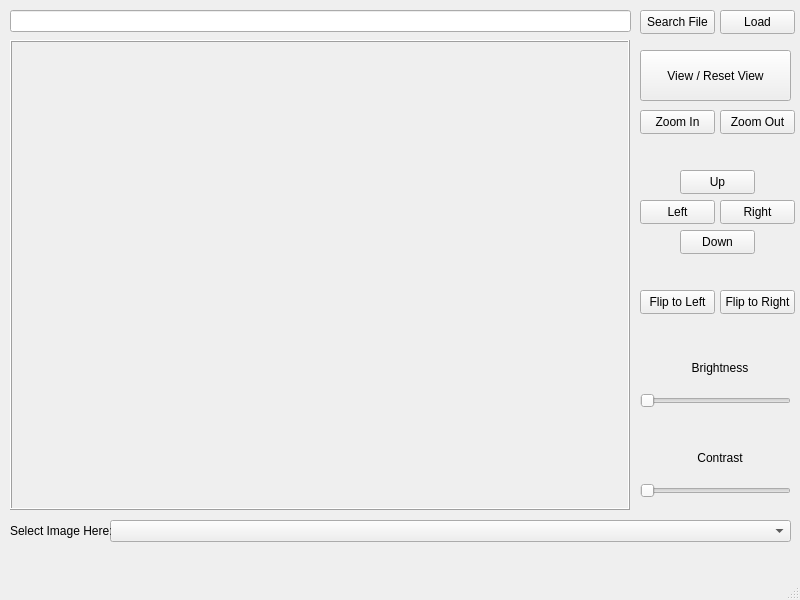
<?xml version="1.0" encoding="UTF-8"?>
<ui version="4.0">
 <class>ImageViewer</class>
 <widget class="QMainWindow" name="ImageViewer">
  <property name="geometry">
   <rect>
    <x>0</x>
    <y>0</y>
    <width>800</width>
    <height>600</height>
   </rect>
  </property>
  <property name="windowTitle">
   <string>ImageViewer</string>
  </property>
  <widget class="QWidget" name="centralwidget">
   <widget class="QLineEdit" name="lineEdit">
    <property name="geometry">
     <rect>
      <x>10</x>
      <y>10</y>
      <width>621</width>
      <height>22</height>
     </rect>
    </property>
   </widget>
   <widget class="QPushButton" name="pushButton">
    <property name="geometry">
     <rect>
      <x>640</x>
      <y>10</y>
      <width>75</width>
      <height>24</height>
     </rect>
    </property>
    <property name="text">
     <string>Search File</string>
    </property>
   </widget>
   <widget class="QPushButton" name="pushButton_2">
    <property name="geometry">
     <rect>
      <x>720</x>
      <y>10</y>
      <width>75</width>
      <height>24</height>
     </rect>
    </property>
    <property name="text">
     <string>Load</string>
    </property>
   </widget>
   <widget class="QComboBox" name="comboBox">
    <property name="geometry">
     <rect>
      <x>110</x>
      <y>520</y>
      <width>681</width>
      <height>22</height>
     </rect>
    </property>
   </widget>
   <widget class="QPushButton" name="pushButton_3">
    <property name="geometry">
     <rect>
      <x>640</x>
      <y>110</y>
      <width>75</width>
      <height>24</height>
     </rect>
    </property>
    <property name="text">
     <string>Zoom In</string>
    </property>
   </widget>
   <widget class="QPushButton" name="pushButton_4">
    <property name="geometry">
     <rect>
      <x>720</x>
      <y>110</y>
      <width>75</width>
      <height>24</height>
     </rect>
    </property>
    <property name="text">
     <string>Zoom Out</string>
    </property>
   </widget>
   <widget class="QPushButton" name="pushButton_5">
    <property name="geometry">
     <rect>
      <x>680</x>
      <y>170</y>
      <width>75</width>
      <height>24</height>
     </rect>
    </property>
    <property name="text">
     <string>Up</string>
    </property>
   </widget>
   <widget class="QPushButton" name="pushButton_6">
    <property name="geometry">
     <rect>
      <x>640</x>
      <y>200</y>
      <width>75</width>
      <height>24</height>
     </rect>
    </property>
    <property name="text">
     <string>Left</string>
    </property>
   </widget>
   <widget class="QPushButton" name="pushButton_7">
    <property name="geometry">
     <rect>
      <x>720</x>
      <y>200</y>
      <width>75</width>
      <height>24</height>
     </rect>
    </property>
    <property name="text">
     <string>Right</string>
    </property>
   </widget>
   <widget class="QPushButton" name="pushButton_8">
    <property name="geometry">
     <rect>
      <x>680</x>
      <y>230</y>
      <width>75</width>
      <height>24</height>
     </rect>
    </property>
    <property name="text">
     <string>Down</string>
    </property>
   </widget>
   <widget class="QPushButton" name="pushButton_9">
    <property name="geometry">
     <rect>
      <x>640</x>
      <y>290</y>
      <width>75</width>
      <height>24</height>
     </rect>
    </property>
    <property name="text">
     <string>Flip to Left</string>
    </property>
   </widget>
   <widget class="QPushButton" name="pushButton_10">
    <property name="geometry">
     <rect>
      <x>720</x>
      <y>290</y>
      <width>75</width>
      <height>24</height>
     </rect>
    </property>
    <property name="text">
     <string>Flip to Right</string>
    </property>
   </widget>
   <widget class="QSlider" name="horizontalSlider">
    <property name="geometry">
     <rect>
      <x>640</x>
      <y>390</y>
      <width>151</width>
      <height>22</height>
     </rect>
    </property>
    <property name="orientation">
     <enum>Qt::Horizontal</enum>
    </property>
   </widget>
   <widget class="QLabel" name="label_2">
    <property name="geometry">
     <rect>
      <x>680</x>
      <y>360</y>
      <width>80</width>
      <height>16</height>
     </rect>
    </property>
    <property name="text">
     <string>Brightness</string>
    </property>
    <property name="alignment">
     <set>Qt::AlignCenter</set>
    </property>
   </widget>
   <widget class="QLabel" name="label_3">
    <property name="geometry">
     <rect>
      <x>680</x>
      <y>450</y>
      <width>80</width>
      <height>16</height>
     </rect>
    </property>
    <property name="text">
     <string>Contrast</string>
    </property>
    <property name="alignment">
     <set>Qt::AlignCenter</set>
    </property>
   </widget>
   <widget class="QSlider" name="horizontalSlider_2">
    <property name="geometry">
     <rect>
      <x>640</x>
      <y>480</y>
      <width>151</width>
      <height>22</height>
     </rect>
    </property>
    <property name="orientation">
     <enum>Qt::Horizontal</enum>
    </property>
   </widget>
   <widget class="QPushButton" name="pushButton_11">
    <property name="geometry">
     <rect>
      <x>640</x>
      <y>50</y>
      <width>151</width>
      <height>51</height>
     </rect>
    </property>
    <property name="text">
     <string>View / Reset View</string>
    </property>
   </widget>
   <widget class="QLabel" name="label_4">
    <property name="geometry">
     <rect>
      <x>10</x>
      <y>520</y>
      <width>101</width>
      <height>21</height>
     </rect>
    </property>
    <property name="text">
     <string>Select Image Here:</string>
    </property>
   </widget>
   <widget class="QFrame" name="frame">
    <property name="geometry">
     <rect>
      <x>10</x>
      <y>40</y>
      <width>620</width>
      <height>470</height>
     </rect>
    </property>
    <property name="frameShape">
     <enum>QFrame::Box</enum>
    </property>
    <property name="frameShadow">
     <enum>QFrame::Raised</enum>
    </property>
    <widget class="QLabel" name="label">
     <property name="geometry">
      <rect>
       <x>0</x>
       <y>0</y>
       <width>620</width>
       <height>470</height>
      </rect>
     </property>
     <property name="frameShape">
      <enum>QFrame::NoFrame</enum>
     </property>
     <property name="frameShadow">
      <enum>QFrame::Plain</enum>
     </property>
     <property name="text">
      <string/>
     </property>
     <property name="scaledContents">
      <bool>false</bool>
     </property>
     <property name="alignment">
      <set>Qt::AlignCenter</set>
     </property>
     <property name="wordWrap">
      <bool>false</bool>
     </property>
    </widget>
   </widget>
  </widget>
  <widget class="QMenuBar" name="menubar">
   <property name="geometry">
    <rect>
     <x>0</x>
     <y>0</y>
     <width>800</width>
     <height>22</height>
    </rect>
   </property>
  </widget>
  <widget class="QStatusBar" name="statusbar"/>
 </widget>
 <resources/>
 <connections/>
</ui>
